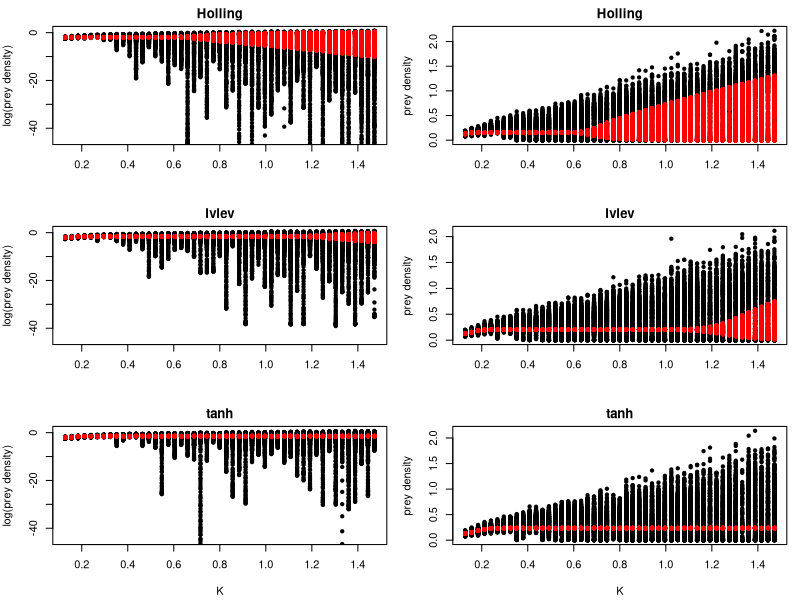

Write R code to recreate this figure.
### R file for plotting trajectories of SDEs -- FB 18/04/2020

RMA = read.table("RMA.txt")
ncol(RMA)
names(RMA) = c("n","p","n2","p2","time","K")

RMA_I = read.table("RMA_I.txt")
ncol(RMA_I)
names(RMA_I) = c("n","p","n2","p2","time","K")

RMA_T = read.table("RMA_T.txt")
ncol(RMA_T)
names(RMA_T) = c("n","p","n2","p2","time","K")

pdf(file = "RMA_BifDiagK.pdf",width = 10, height = 10)
#png(file = "RMA_BifDiagK.png",width = 20, height = 20, units = "cm", res = 300)
par(mfrow=c(3,2),pch = 20, mar = c(4.2, 4 , 2, 1))

logn = log(RMA$n)
plot(RMA$K,log(RMA$n),col="black", type="p",xlim = c(min(RMA$K),max(RMA$K)),ylim = c(-45,max(logn)),
     xlab ="",ylab = "log(prey density)", main = "Holling") #xaxt = "n" to remove the axis ticks
lines(RMA$K,log(RMA$n2),col="red", type="p")

plot(RMA$K,RMA$n,col="black", type="p",
     xlab ="",ylab = "prey density", main = "Holling")
lines(RMA$K,RMA$n2,col="red", type="p")

plot(RMA_I$K,log(RMA_I$n),col="black", type="p",xlim = c(min(RMA$K),max(RMA$K)),ylim = c(-45,max(logn)),
    xlab ="",ylab = "log(prey density)", main = "Ivlev")
lines(RMA_I$K,log(RMA_I$n2),col="red", type="p")

plot(RMA_I$K,RMA_I$n,col="black", type="p",
     xlab ="",ylab = "prey density", main = "Ivlev")
lines(RMA_I$K,RMA_I$n2,col="red", type="p")

plot(RMA_T$K,log(RMA_T$n),col="black", type="p",xlim = c(min(RMA$K),max(RMA$K)),ylim = c(-45,max(logn)),
     xlab = "K", ylab = "log(prey density)", main = "tanh")
lines(RMA_T$K,log(RMA_T$n2),col="red", type="p")

plot(RMA_T$K,RMA_T$n,col="black", type="p",
     xlab = "K", ylab = "prey density", main = "tanh")
lines(RMA_T$K,RMA_T$n2,col="red", type="p")

dev.off()